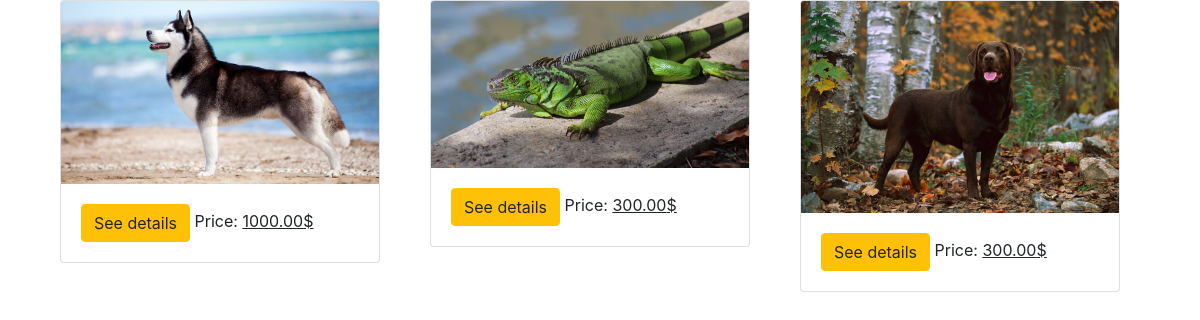
/pets/, run on the app's committed database.
### pets/models.py (models this page shows, shortened)
class Pet(models.Model):
    DOG = 'dog'
    CAT = 'cat'
    PARROT = 'parrot'
    MOUSE = 'mouse'
    SPIDER = 'spider'
    SNAKE = 'snake'
    LIZARD = 'lizard'
    CHAMELEON = 'chameleon'
    FISH = 'fish'
    MONKEY = 'monkey'
    PET_TYPES = (
        (DOG, 'Dog'), (CAT, 'Cat'), (PARROT, 'Parrot'), (MOUSE, 'Mouse'),
        (SPIDER, 'Spider'), (SNAKE, 'Snake'), (LIZARD, 'Lizard'),
        (CHAMELEON, 'Chameleon'), (FISH, 'Fish'), (MONKEY, 'Monkey'),
    )
    animal = models.CharField(max_length=20, choices=PET_TYPES, default=DOG)
    animal_type = models.CharField(max_length=30, blank=False)
    name = models.CharField(max_length=15, blank=False)
    age = models.IntegerField(blank=False)
    description = models.TextField(blank=False)
    price = models.DecimalField(max_digits=7, decimal_places=2, blank=False)
    price_tag = '$'
    image = models.ImageField(
        upload_to='pets',
        blank=False
    )
    image_one = models.ImageField(
        upload_to='pets',
        blank=False
    )
    image_two = models.ImageField(
        upload_to='pets',
        blank=False
    )
    image_three = models.ImageField(
        upload_to='pets',
        blank=False
    )
    image_four = models.ImageField(
        upload_to='pets',
        blank=False
    )
    image_five = models.ImageField(
        upload_to='pets',
        blank=False
    )
    user = models.ForeignKey(UserProfile, on_delete=models.CASCADE)

### pets/views.py (the view)
# urls.py: path('', PetsListView.as_view(), name='list pets'),
class PetsListView(views.ListView):
    model = Pet
    template_name = 'pets/pet_list.html'
    context_object_name = 'pets'

### templates/pets/pet_list.html
{% extends 'shared/base.html' %}
{% block site_content %}
    <div class="container">
        {% if pets %}
            <div class="row">
                {% for pet in pets %}
                    <div class="col">
                        <div class="card" style="width: 20rem;">
                            <img src="{{ pet.image.url }}" class="card-img-top" alt="Generic" width="30%">
                            <div class="card-body">
                                <a href="{% url 'pet details' pet.id %}"
                                   class="btn btn-warning">See details
                                </a>
                                {% if not pet.sell_set.count > 0 %}
                                    <a>Price: <u>{{ pet.price }}{{ pet.price_tag }}</u></a>
                                {% else %}
                                    <a><u class="btn btn-danger">SOLD</u></a>
                                {% endif %}
                            </div>
                        </div>
                    </div>
                {% endfor %}
            </div>
        {% else %}
            <div align="center">
                <h1 class='text-center'>No available pets for sale</h1>
            </div>
        {% endif %}
    </div>
{% endblock %}

### static/css/static.css (style rules this page uses)
body { height: 100%; background-image: url("https://thumbs.dreamstime.com/z/cat-dog-paw-seamless-patterns-backgrounds-pet-shop-websites-prints-animal-footprint-cute-trendy-colors-pattern-125327438.jpg"); }

### data on the page
Pet: image (picture), price "1000.00", price_tag "$"
Pet: image (picture), price "300.00", price_tag "$"
Pet: image (picture), price "300.00", price_tag "$"
